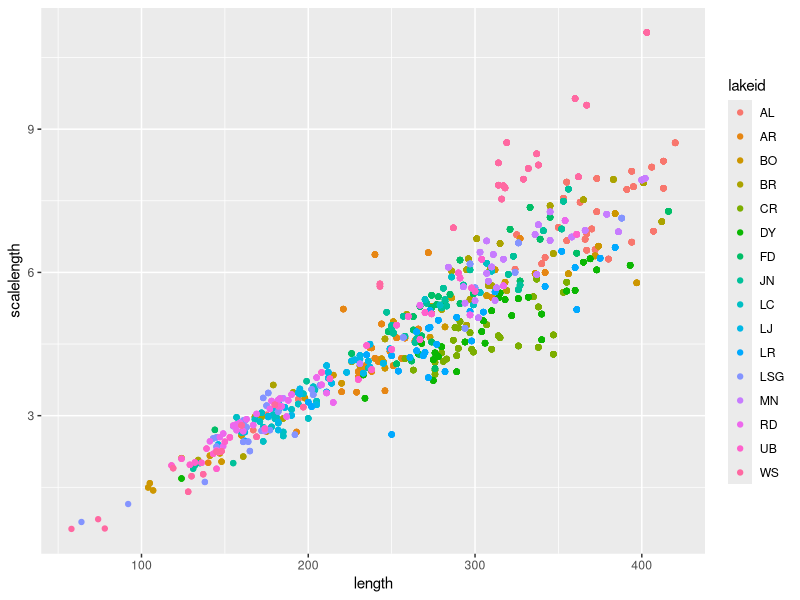
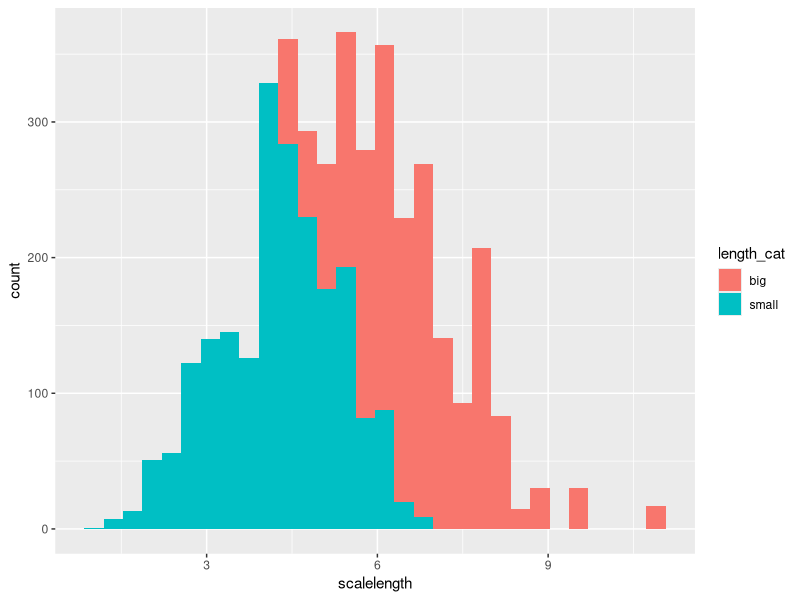

These charts were generated, in order, by the following R code:
fish_data <- read.csv("Data/Gaeta_etal_CLC_data.csv")

library(dplyr)
fish_data_cat = fish_data %>%
  mutate(length_cat = ifelse(length > 200, "big", "small"))

#this creates a new table categorizing by fish size
fish_data_cat = fish_data %>%
  mutate(length_cat = ifelse(length > 300, "big", "small"))

#Get rid of scale lengths less than 1
fish_data_cat = fish_data %>%
  mutate(length_cat = ifelse(length > 300, "big", "small")) %>%
  filter(scalelength > 1)

#scatterplot with length on the x-axis and scalelength on the y-axis, and colored points for lake id
library(tidyverse)
ggplot(fish_data, aes(x = length, y = scalelength, color = lakeid)) +
  geom_point()


#Plot histogram of scale length by fish categorical size
ggplot(fish_data_cat, aes(x = scalelength, fill = length_cat)) +
  geom_histogram()

